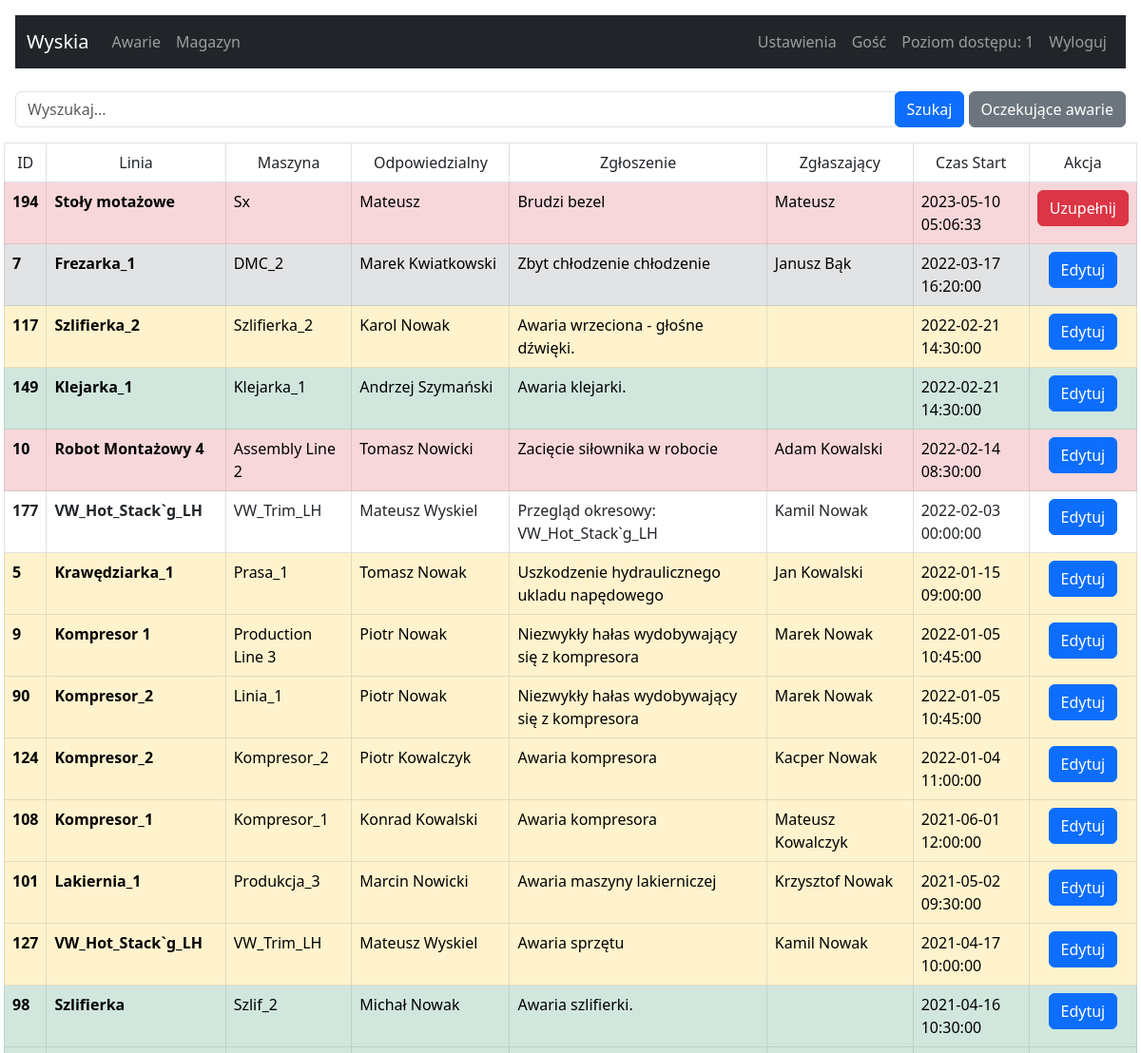
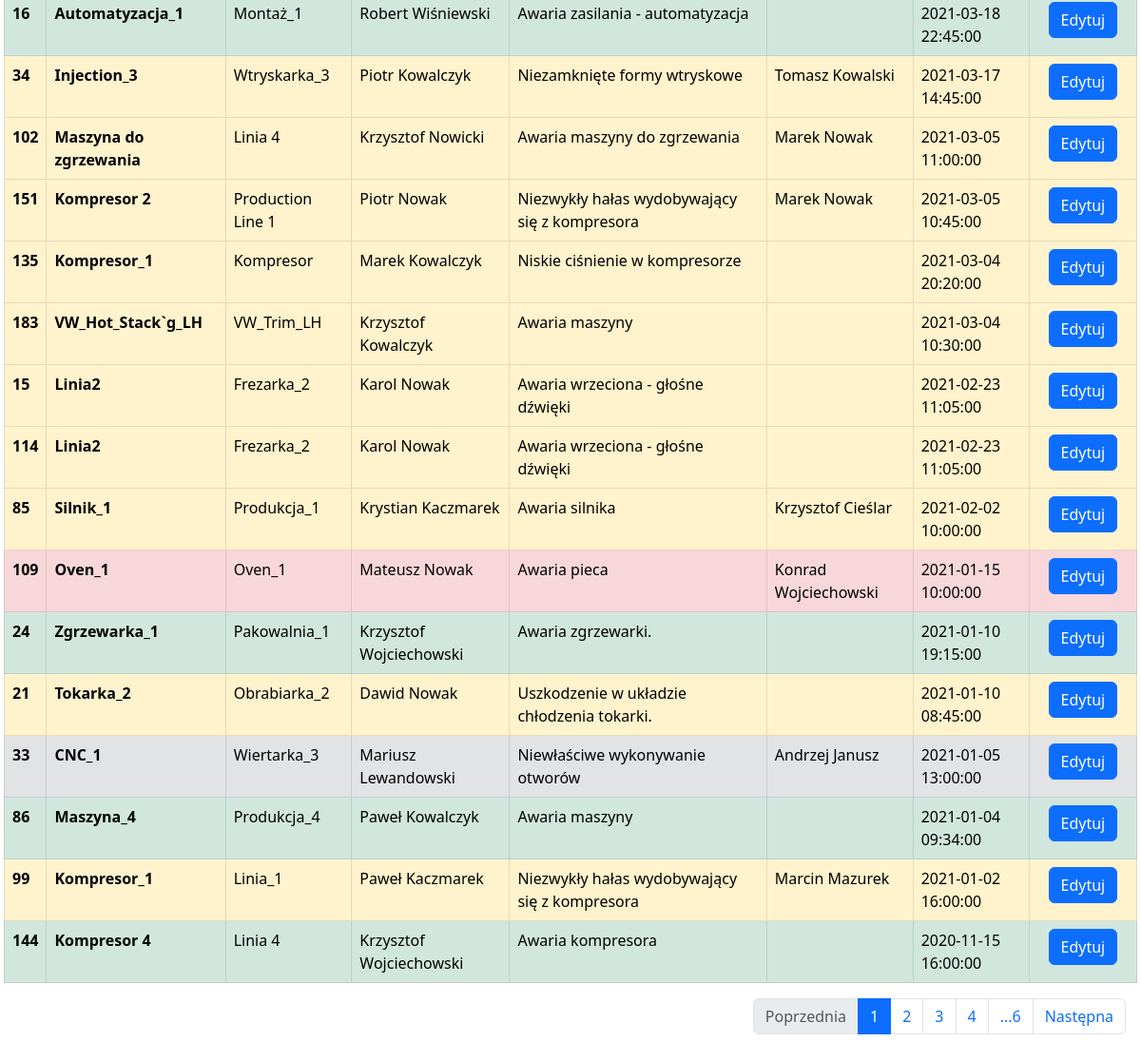
Page /management-failure (signed in) on the committed database (2 pictures, top to bottom).
### tables this page shows
CREATE TABLE users (
		id INTEGER NOT NULL, 
		login VARCHAR(140), 
		password VARCHAR(140),
		rank INTEGER, name TEXT,
		PRIMARY KEY (id)
	);

CREATE TABLE awarie (
	id INTEGER NOT NULL, 
	maszyna VARCHAR(140), 
	linia VARCHAR(140), 
	czas_start DATETIME, 
	czas_stop DATETIME, 
	operator VARCHAR(100), 
	mechanik VARCHAR(100), 
	zgloszenie VARCHAR(140), 
	opis TEXT, 
	typ INTEGER, 
	status INTEGER, 
	rodzaj INTEGER, 
	czas_trwania INTEGER, 
	requestor VARCHAR(100), 
	przyczyna VARCHAR(140), 
	zatw VARCHAR(100), 
	case_id TEXT, 
	PRIMARY KEY (id)
);

### app.py (the view, shortened to what this page needs)
@app.route('/management-failure', methods = ['POST', 'GET'])
@flask_login.login_required
def failures():
   rows_per_page = 30   # Ilość zgłoszeń na stronie
   id_db = request.args.get('id', default = '', type = int)
   action = request.args.get('action', default = '', type = str)
   nr_page = request.args.get('page', default = 1, type = int)
   search = request.args.get('search', default = '', type = str)
   max_iteam = sql_select(f"SELECT COUNT(id)FROM awarie")
   max_iteam = int(max_iteam[0][0])
   max_page = int(max_iteam/rows_per_page)
   offset_row = str(rows_per_page*(nr_page-1))
   color_info_list = {1: 'class=table-danger', 2: 'class=table-warning', 3: 'class=table-success', 4: 'class=table-secondary', 5: ''}
   query_select = f"SELECT * FROM awarie ORDER BY czas_start DESC LIMIT {rows_per_page} OFFSET {offset_row} "
   rows = sql_select(query_select)
   query_select = f"SELECT * FROM awarie ORDER BY czas_start DESC"
   rows_all = sql_select(query_select)
   query_select = f"SELECT name FROM users"
   row_mechanic = sql_select(query_select)
   query_select = f"SELECT * FROM Productionline"
   Productionline = sql_select(query_select)
   query_select = f"SELECT * FROM Machine"
   Machine = sql_select(query_select)
   machine_as_list = []
   machine_as_dict = {}
   for r in Machine:
      machine_as_list.clear()
      if r["LineID"] in machine_as_dict.keys():
         for temp in machine_as_dict[r["LineID"]]:
            machine_as_list.append(temp)
         machine_as_list.append(r["MachineName"])
      else:
         machine_as_list.append(r["MachineName"])
         machine_as_dict[r["LineID"]] = machine_as_list
      machine_as_dict[r["LineID"]] = machine_as_list.copy()
   return render_template("management-failure.html", machine=machine_as_dict, Productionline=Productionline, rows_all=rows_all,  rows=rows, color_info=color_info_list, nr_page=nr_page, max_page=max_page, row_mechanic=row_mechanic)

### app.py (called while the page is built)
def get_db_connection():
   con = sql.connect('wsb.sqlite')
   con.row_factory = sql.Row
   return con

def sql_select(query_select):
   con = get_db_connection()
   cur = con.cursor()
   cur.execute(query_select)
   row = cur.fetchall()
   con.close()
   return row

@login_manager.user_loader
def user_loader(login_email):
   if login_email not in users:
      return
   user = User()
   user.id = login_email
   user.rank = users[login_email]['rank']
   user.name = users[login_email]['name']
   return user

### templates/management-failure.html (shortened to what this page needs)
{% extends 'base.html' %}
{% block content %}
  <div class="row justify-content-center">
      <div class="input-group mb-3">
        <input type="text" class="form-control" id="searchInput" placeholder="Wyszukaj...">
        <div class="input-group-append">
          <button class="btn btn-primary" id="searchButton" type="button">Szukaj</button>
          <button type="button" class="btn btn-secondary" data-bs-toggle="modal" data-bs-target="#pending_failures">
          Oczekujące awarie
          </button>
        </div>
      </div>
  </div>
<div class="row align-items-center">
<table class="table table-bordered table-auto">
  <thead class="text-light bg-dark">
     <tr class="text-center">
      <td>ID</td>
       <td>Linia</td>
       <td>Maszyna</td>
       <td>Odpowiedzialny</td>
       <td>Zgłoszenie</td>
       <td>Zgłaszający</td>
       <td>Czas Start</td>
       <td class="col-3 col-sm-1">Akcja</td>
     </tr>
   </thead>
   <tbody id="myTable">
    {% for row in rows %}
        <tr {{color_info[row['typ']]}}>
          <th scope="row">{{row['id']}}</th>
          <th scope="row">{{row['linia']}}</th>
          <td>{{row['maszyna']}}</td>
          <td>{{row['mechanik']}}</td>
          <td>{{row['zgloszenie']}}</td>
          <td>{{row['requestor']}}</td>
          <td>{{row['czas_start']}}</td>
          <td class="text-center">
              {% if row['czas_stop'] %}
              <a href="?id={{row['id']}}" type="submit" class="btn btn-primary">Edytuj</a>
              {% else %}
              <a href="?id={{row['id']}}" type="submit" class="btn btn-danger">Uzupełnij</a>
              {% endif%}
          </td>
          </tr>
      {% endfor %}
   </tbody>
 </table>
</div>
{% include 'pagination.html' %}
{% endblock %}

### templates/base.html (shortened to what this page needs)
<!doctype html>
<html lang="pl">
  <head>
    <link href="https://cdn.jsdelivr.net/npm/bootstrap@5.3.0-alpha3/dist/css/bootstrap.min.css" rel="stylesheet">
    <link href="https://getbootstrap.com/docs/5.3/assets/css/docs.css" rel="stylesheet">
  </head>
  {% if current_user.is_authenticated %}
    <body class="p-3 m-0 border-0 bd-example">
    {% include 'navbar.html' %}
    <br>
    {% block content %}{% endblock %}
  {%endif%}
  </body>
</html>

### templates/navbar.html (shortened to what this page needs)
<nav class="navbar navbar-expand-lg navbar-dark bg-dark">
  <div class="container-fluid">
    <a class="navbar-brand" href="/">Wyskia</a>
    <div class="collapse navbar-collapse" id="navbarSupportedContent">
      <ul class="navbar-nav me-auto mb-2 mb-lg-0">
        <li class="nav-item">
          <a class="nav-link" href="/management-failure">Awarie</a>
        </li>
        <li class="nav-item">
          <a class="nav-link" href="/management-warehouse">Magazyn</a>
        </li>
      </ul>
      <ul class="navbar-nav me-right mb-2 mb-lg-0">
        <li class="nav-item">
          <a class="nav-link" href="/settings">Ustawienia</a>
        </li>
        <li class="nav-item">
          <a class="nav-link" disabled> {{ current_user.name }}</a>
        </li>
        <li class="nav-item">
          <a class="nav-link" disabled> Poziom dostępu: {{ current_user.rank }}</a>
        </li>
        <li class="nav-item">
          <a class="nav-link" href="/logout">Wyloguj</a>
        </li>
      </ul>
    </div>
  </div>
</nav>

### templates/pagination.html (shortened to what this page needs)
 {% if nr_page and max_page > 1 %}
  <nav aria-label="Page navigation">
    <ul class="pagination justify-content-end">
    <li class="page-item">
        <a class="page-link {% if nr_page == 1 %} disabled {%endif%}" href="?page={{nr_page-1}}">Poprzednia</a>
      </li>
      <li class="page-item active"><a class="page-link" href="?page={{nr_page}}">{{nr_page}}</a></li>
      {% if nr_page <= (max_page-1) %}<li class="page-item"><a class="page-link" href="?page={{nr_page+1}}">{{nr_page+1}}</a></li>{%endif%}
      {% if nr_page <= (max_page-2) %}<li class="page-item"><a class="page-link" href="?page={{nr_page+2}}">{{nr_page+2}}</a></li>{%endif%}
      {% if nr_page <= (max_page-3) %}<li class="page-item"><a class="page-link" href="?page={{nr_page+3}}">{{nr_page+3}}</a></li>{%endif%}
       {% if nr_page < (max_page-3) %}<li class="page-item"><a class="page-link" href="?page={{max_page}}">...{{max_page}}</a></li>{%endif%}
      <li class="page-item">
        <a class="page-link {% if nr_page >= max_page %} disabled {%endif%}" href="?page={{nr_page+1}}">Następna</a>
      </li>
    </ul>
  </nav>
 {%endif%}

### rows in the picture
users: name "Gość", rank "1"
awarie: id "194", linia "Stoły motażowe", maszyna "Sx", mechanik "Mateusz", zgloszenie "Brudzi bezel", requestor "Mateusz", czas_start "2023-05-10 05:06:33"
awarie: id "7", linia "Frezarka_1", maszyna "DMC_2", mechanik "Marek Kwiatkowski", zgloszenie "Zbyt chłodzenie chłodzenie", requestor "Janusz Bąk", czas_start "2022-03-17 16:20:00"
awarie: id "117", linia "Szlifierka_2", maszyna "Szlifierka_2", mechanik "Karol Nowak", zgloszenie "Awaria wrzeciona - głośne dźwięki.", czas_start "2022-02-21 14:30:00"
awarie: id "149", linia "Klejarka_1", maszyna "Klejarka_1", mechanik "Andrzej Szymański", zgloszenie "Awaria klejarki.", czas_start "2022-02-21 14:30:00"
awarie: id "10", linia "Robot Montażowy 4", maszyna "Assembly Line 2", mechanik "Tomasz Nowicki", zgloszenie "Zacięcie siłownika w robocie", requestor "Adam Kowalski", czas_start "2022-02-14 08:30:00"
awarie: id "177", linia "VW_Hot_Stack`g_LH", maszyna "VW_Trim_LH", mechanik "Mateusz Wyskiel", zgloszenie "Przegląd okresowy: VW_Hot_Stack`g_LH", requestor "Kamil Nowak", czas_start "2022-02-03 00:00:00"
awarie: id "5", linia "Krawędziarka_1", maszyna "Prasa_1", mechanik "Tomasz Nowak", zgloszenie "Uszkodzenie hydraulicznego ukladu napędowego", requestor "Jan Kowalski", czas_start "2022-01-15 09:00:00"
awarie: id "9", linia "Kompresor 1", maszyna "Production Line 3", mechanik "Piotr Nowak", zgloszenie "Niezwykły hałas wydobywający się z kompresora", requestor "Marek Nowak", czas_start "2022-01-05 10:45:00"
awarie: id "90", linia "Kompresor_2", maszyna "Linia_1", mechanik "Piotr Nowak", zgloszenie "Niezwykły hałas wydobywający się z kompresora", requestor "Marek Nowak", czas_start "2022-01-05 10:45:00"
awarie: id "124", linia "Kompresor_2", maszyna "Kompresor_2", mechanik "Piotr Kowalczyk", zgloszenie "Awaria kompresora", requestor "Kacper Nowak", czas_start "2022-01-04 11:00:00"
awarie: id "108", linia "Kompresor_1", maszyna "Kompresor_1", mechanik "Konrad Kowalski", zgloszenie "Awaria kompresora", requestor "Mateusz Kowalczyk", czas_start "2021-06-01 12:00:00"
awarie: id "101", linia "Lakiernia_1", maszyna "Produkcja_3", mechanik "Marcin Nowicki", zgloszenie "Awaria maszyny lakierniczej", requestor "Krzysztof Nowak", czas_start "2021-05-02 09:30:00"
awarie: id "127", linia "VW_Hot_Stack`g_LH", maszyna "VW_Trim_LH", mechanik "Mateusz Wyskiel", zgloszenie "Awaria sprzętu", requestor "Kamil Nowak", czas_start "2021-04-17 10:00:00"
awarie: id "98", linia "Szlifierka", maszyna "Szlif_2", mechanik "Michał Nowak", zgloszenie "Awaria szlifierki.", czas_start "2021-04-16 10:30:00"
awarie: id "16", linia "Automatyzacja_1", maszyna "Montaż_1", mechanik "Robert Wiśniewski", zgloszenie "Awaria zasilania - automatyzacja", czas_start "2021-03-18 22:45:00"
awarie: id "34", linia "Injection_3", maszyna "Wtryskarka_3", mechanik "Piotr Kowalczyk", zgloszenie "Niezamknięte formy wtryskowe", requestor "Tomasz Kowalski", czas_start "2021-03-17 14:45:00"
awarie: id "102", linia "Maszyna do zgrzewania", maszyna "Linia 4", mechanik "Krzysztof Nowicki", zgloszenie "Awaria maszyny do zgrzewania", requestor "Marek Nowak", czas_start "2021-03-05 11:00:00"
awarie: id "151", linia "Kompresor 2", maszyna "Production Line 1", mechanik "Piotr Nowak", zgloszenie "Niezwykły hałas wydobywający się z kompresora", requestor "Marek Nowak", czas_start "2021-03-05 10:45:00"
awarie: id "135", linia "Kompresor_1", maszyna "Kompresor", mechanik "Marek Kowalczyk", zgloszenie "Niskie ciśnienie w kompresorze", czas_start "2021-03-04 20:20:00"
awarie: id "183", linia "VW_Hot_Stack`g_LH", maszyna "VW_Trim_LH", mechanik "Krzysztof Kowalczyk", zgloszenie "Awaria maszyny", czas_start "2021-03-04 10:30:00"
awarie: id "15", linia "Linia2", maszyna "Frezarka_2", mechanik "Karol Nowak", zgloszenie "Awaria wrzeciona - głośne dźwięki", czas_start "2021-02-23 11:05:00"
awarie: id "114", linia "Linia2", maszyna "Frezarka_2", mechanik "Karol Nowak", zgloszenie "Awaria wrzeciona - głośne dźwięki", czas_start "2021-02-23 11:05:00"
awarie: id "85", linia "Silnik_1", maszyna "Produkcja_1", mechanik "Krystian Kaczmarek", zgloszenie "Awaria silnika", requestor "Krzysztof Cieślar", czas_start "2021-02-02 10:00:00"
awarie: id "109", linia "Oven_1", maszyna "Oven_1", mechanik "Mateusz Nowak", zgloszenie "Awaria pieca", requestor "Konrad Wojciechowski", czas_start "2021-01-15 10:00:00"
awarie: id "24", linia "Zgrzewarka_1", maszyna "Pakowalnia_1", mechanik "Krzysztof Wojciechowski", zgloszenie "Awaria zgrzewarki.", czas_start "2021-01-10 19:15:00"
awarie: id "21", linia "Tokarka_2", maszyna "Obrabiarka_2", mechanik "Dawid Nowak", zgloszenie "Uszkodzenie w układzie chłodzenia tokarki.", czas_start "2021-01-10 08:45:00"
awarie: id "33", linia "CNC_1", maszyna "Wiertarka_3", mechanik "Mariusz Lewandowski", zgloszenie "Niewłaściwe wykonywanie otworów", requestor "Andrzej Janusz", czas_start "2021-01-05 13:00:00"
awarie: id "86", linia "Maszyna_4", maszyna "Produkcja_4", mechanik "Paweł Kowalczyk", zgloszenie "Awaria maszyny", czas_start "2021-01-04 09:34:00"
awarie: id "99", linia "Kompresor_1", maszyna "Linia_1", mechanik "Paweł Kaczmarek", zgloszenie "Niezwykły hałas wydobywający się z kompresora", requestor "Marcin Mazurek", czas_start "2021-01-02 16:00:00"
awarie: id "144", linia "Kompresor 4", maszyna "Linia 4", mechanik "Krzysztof Wojciechowski", zgloszenie "Awaria kompresora", czas_start "2020-11-15 16:00:00"

### other values in the picture
{{ nr_page }} "1"
{{ nr_page+1 }} "2"
{{ nr_page+2 }} "3"
{{ nr_page+3 }} "4"
{{ max_page }} "6"
